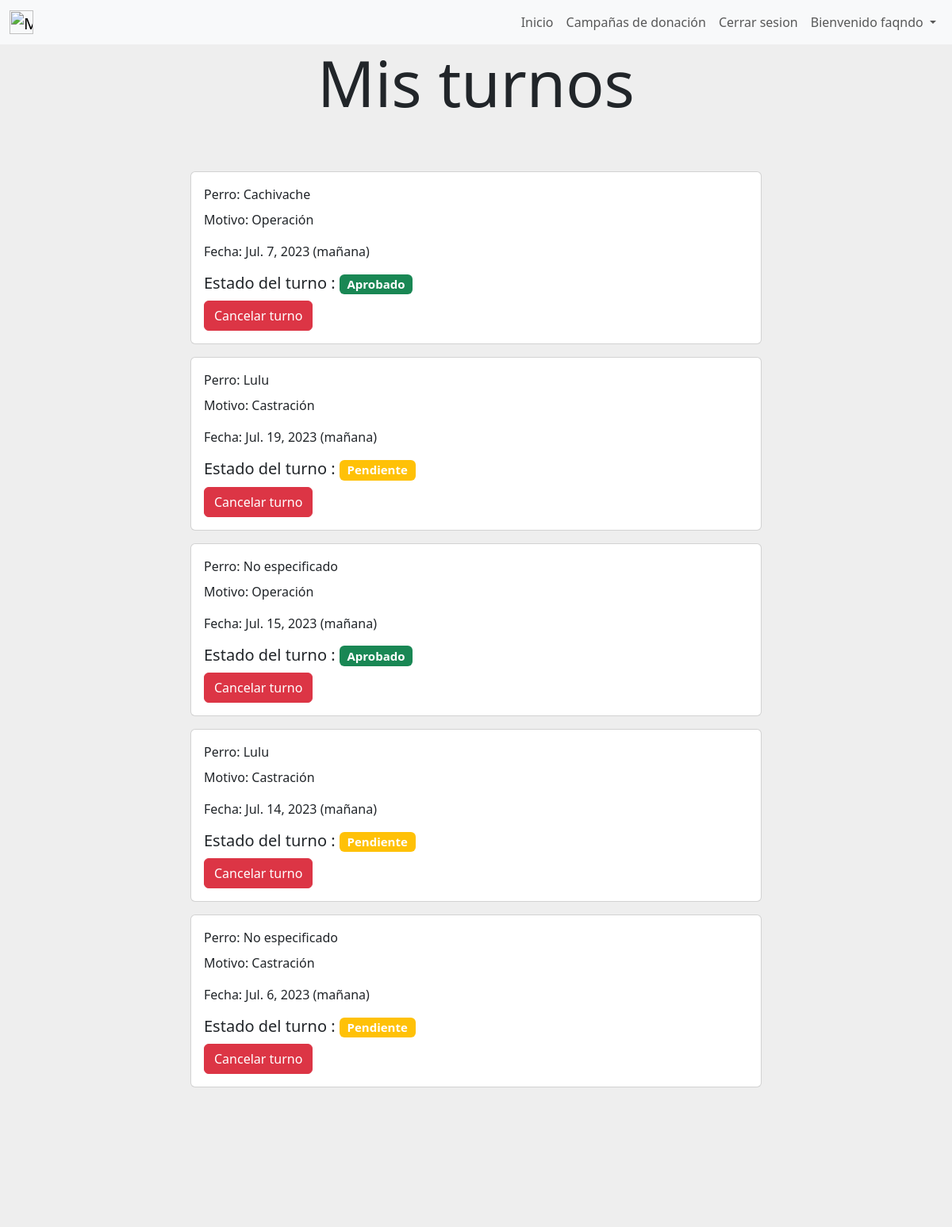
/mis_turnos (signed in), run on an earlier commit of the app's database.
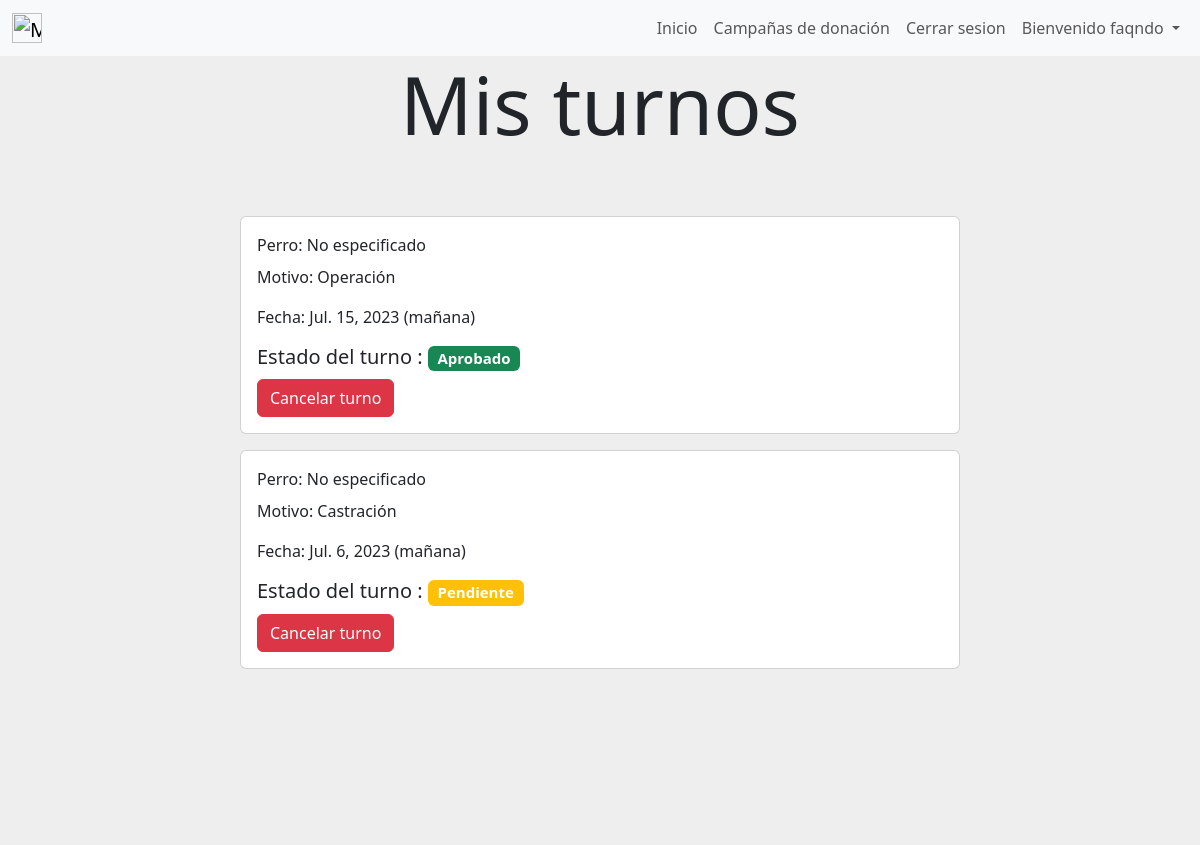
And on a later commit of the database.
### user/models.py (models this page shows)
class User(AbstractUser):
    dni = models.CharField(max_length=8, unique=True)
    email = models.EmailField(unique=True)

### gestion_de_turnos/models.py (models this page shows, shortened)
class Turno(models.Model) :
    franja_horaria = models.CharField(max_length=50)
    motivo = models.ForeignKey(Servicio_veterinario, on_delete=models.CASCADE, default=None, null=True)
    fecha = models.DateField()
    estado = models.CharField(max_length=50, default="Pendiente", blank=True)
    created_by = models.ForeignKey(User, on_delete=models.CASCADE)
    perro = models.ForeignKey(Perro, on_delete=models.CASCADE, blank=True, default=None, null=True)
    class Meta:
        verbose_name='turno'
        verbose_name_plural='turnos'

### gestion_de_mascotas/models.py (models this page shows, shortened)
class Perro(models.Model):
    nombre = models.CharField(verbose_name="Nombre",max_length=30)
    size = models.CharField(verbose_name="Tamaño", max_length=50)
    owner = models.ForeignKey(User, on_delete=models.CASCADE)
    raza = models.ForeignKey(Raza, on_delete=models.CASCADE, default=None, null=True)
    sexo = models.CharField(max_length=30,null=True, default=None)
    nacimiento = models.DateField()
    class Meta:
        unique_together = (('nombre', 'owner'))
        verbose_name='perro'
        verbose_name_plural='perros'

### gestion_de_servicios_prestados/models.py (models this page shows)
class Servicio_veterinario(models.Model):
    servicio = models.CharField(max_length=30)
    class Meta:
        verbose_name='servicio_veterinario'
        verbose_name_plural='servicios_veterinarios'
    def __str__ (self):
        return self.servicio

### gestion_de_turnos/views.py (the view)
# urls.py: path('mis_turnos',views.mis_turnos, name= "mis_turnos"),
def mis_turnos(request):
    mis_turnos=Turno.objects.filter(Q(created_by = request.user)&(Q(estado = "Aprobado")|Q(estado = "Pendiente")))
    return render(request,"gestion_de_turnos/mis_turnos.html",{"turnos":mis_turnos})

### gestion_de_turnos/templates/gestion_de_turnos/mis_turnos.html (shortened to what this page needs)
{% extends "gestion_de_usuarios/base.html" %}
{% block content %}
{% if user.is_authenticated %}
<div style="background-color:#eee;height: 20%;text-align: center;">
    <h1 class="display-1">Mis turnos</h1>
</div>
        {% if turnos.count == 0 %}
            <div style="background-color: #eee;background-position: center;background-size: cover; align-items: center;justify-content: center;display: flex;">
                <div class="card mb-3 element-home-color" style="width: 60%;">
                    <div class="row g-0">
                        <div class="card">
                            <div class="card-body">
                                Aún no has solicitado turnos.
                            </div>
                        </div>
                    </div>
                </div>
            </div>
        {% else %}
        {% for turno in turnos %}
        <div style="background-color: #eee;background-position: center;background-size: cover; align-items: center;justify-content: center;display: flex;">
            <div class="card mb-3 element-home-color" style="width: 60%;">
                <div class="row g-0">
                <div class="col-md-8">
                    <div class="card-body">
                    {% if turno.perro is not None %}
                    <p class="card-title">Perro: {{turno.perro.nombre}}</p>
                    {% else %}
                    <p class="card-title">Perro: No especificado</p>
                    {% endif %}
                    <p class="card-text">Motivo: {{turno.motivo}}</p>
                    <p class="card-text">Fecha: {{turno.fecha}} ({{turno.franja_horaria}})</p>
                    {% if turno.estado == 'Aprobado' %}
                    <h5>Estado del turno : <span class="badge bg-success">{{turno.estado}}</span></h5>
                    {% endif %}
                    {% if turno.estado != 'Aprobado' %}
                    <h5>Estado del turno : <span class="badge bg-warning">{{turno.estado}}</span></h5>
                    {% endif %}
                    <a href ="#" class="btn btn-danger" onclick="delete_turno({{turno.id}})" style="color:white;">Cancelar turno</a>
                    </div>
                </div>
                </div>
            </div>
        </div>
        {% endfor %}
<div style="background-color:#eee;height: 20%;">
</div>
{% endif %}
{% else %}
<img src="https://st.depositphotos.com/31068556/51146/v/600/depositphotos_511461970-stock-illustration-concept-design-of-an-empty.jpg" class="img-fluid rounded-start" alt="..." style="border-radius: 4px;">
{% endif %}
{% endblock %}

### gestion_de_usuarios/templates/gestion_de_usuarios/base.html (shortened to what this page needs)
<nav class="navbar navbar-expand-lg navbar-light bg-light">
    <div class="container-fluid">
        <a class="navbar-brand mt-2 mt-lg-0" href="{% url 'home' %}">
          <img
            src="https://media.discordapp.net/attachments/1084960115909722185/1098246667553218660/image.png?width=970&height=609"
            height="30"
            alt="MDB Logo"
            loading="lazy"
          />
        </a>
        <div>
        <ul class=" navbar-nav me-auto mb-2 mb-lg-0 ">
          <li class="nav-item">
            <a class="nav-link"  href="{% url 'home' %}">Inicio</a>
          </li>
          <li class="nav-item">
            <a class="nav-link"  href="{% url 'ver_campanias_de_donacion' %}">Campañas de donación</a>
          </li>
          {% if user.is_authenticated %}
            <li class="nav-item">
              <a class="nav-link"  href="{% url 'cerrar_sesion' %}">Cerrar sesion</a>
            </li>
            {% if not user.is_superuser %}
            <li class="nav-item dropdown">
              <div class="dropdown">
                <a class="nav-link dropdown-toggle" href="#" role="button" data-bs-toggle="dropdown" aria-expanded="false">
                  Bienvenido {{user.username}}
                </a>
              </div>
            </li>
            {% endif %}
          {% endif %}
        </ul>
      </div>
    </div>
</nav>
    {% block content %}
    {% endblock %}
    <link href="https://cdn.jsdelivr.net/npm/bootstrap@5.3.0-alpha2/dist/css/bootstrap.min.css" rel="stylesheet">

What changed in the data, as far as the page shows it:
removed Turno: perro.nombre "Cachivache", motivo "Operación", fecha "Jul. 7, 2023", franja_horaria "mañana", estado "Aprobado"
removed Turno: perro.nombre "Lulu", motivo "Castración", fecha "Jul. 19, 2023", franja_horaria "mañana", estado "Pendiente"
removed Turno: perro.nombre "Lulu", motivo "Castración", fecha "Jul. 14, 2023", franja_horaria "mañana", estado "Pendiente"
